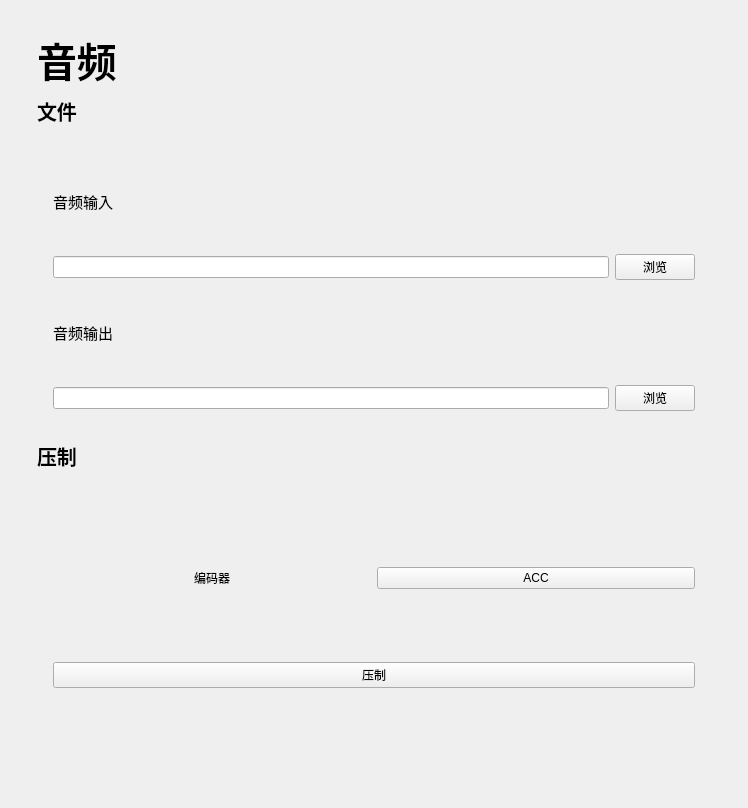
<?xml version="1.0" encoding="UTF-8"?>
<ui version="4.0">
 <class>Form</class>
 <widget class="QWidget" name="Form">
  <property name="geometry">
   <rect>
    <x>0</x>
    <y>0</y>
    <width>748</width>
    <height>808</height>
   </rect>
  </property>
  <property name="windowTitle">
   <string>Form</string>
  </property>
  <layout class="QGridLayout" name="gridLayout_6">
   <item row="0" column="0">
    <layout class="QGridLayout" name="gridLayout_3">
     <property name="leftMargin">
      <number>26</number>
     </property>
     <property name="topMargin">
      <number>26</number>
     </property>
     <property name="rightMargin">
      <number>26</number>
     </property>
     <property name="bottomMargin">
      <number>26</number>
     </property>
     <property name="spacing">
      <number>16</number>
     </property>
     <item row="0" column="0">
      <widget class="LargeTitleLabel" name="VideoTitile">
       <property name="maximumSize">
        <size>
         <width>16777215</width>
         <height>45</height>
        </size>
       </property>
       <property name="font">
        <font>
         <family>微软雅黑</family>
         <pointsize>30</pointsize>
         <weight>75</weight>
         <bold>true</bold>
         <kerning>true</kerning>
        </font>
       </property>
       <property name="text">
        <string>音频</string>
       </property>
      </widget>
     </item>
     <item row="1" column="0">
      <layout class="QVBoxLayout" name="verticalLayout">
       <item>
        <widget class="SubtitleLabel" name="FileTitle">
         <property name="maximumSize">
          <size>
           <width>16777215</width>
           <height>25</height>
          </size>
         </property>
         <property name="font">
          <font>
           <family>微软雅黑</family>
           <pointsize>15</pointsize>
           <weight>75</weight>
           <bold>true</bold>
          </font>
         </property>
         <property name="text">
          <string>文件</string>
         </property>
        </widget>
       </item>
       <item>
        <widget class="SimpleCardWidget" name="FileBox">
         <layout class="QGridLayout" name="gridLayout_4">
          <property name="leftMargin">
           <number>16</number>
          </property>
          <property name="topMargin">
           <number>16</number>
          </property>
          <property name="rightMargin">
           <number>16</number>
          </property>
          <property name="bottomMargin">
           <number>16</number>
          </property>
          <item row="1" column="0">
           <layout class="QGridLayout" name="gridLayout_2">
            <item row="0" column="0">
             <widget class="BodyLabel" name="OutputLabel">
              <property name="font">
               <font>
                <family>微软雅黑</family>
                <pointsize>11</pointsize>
                <weight>50</weight>
                <bold>false</bold>
               </font>
              </property>
              <property name="text">
               <string>音频输出</string>
              </property>
             </widget>
            </item>
            <item row="1" column="0">
             <widget class="LineEdit" name="OutputLine">
              <property name="enabled">
               <bool>true</bool>
              </property>
             </widget>
            </item>
            <item row="1" column="1">
             <widget class="PushButton" name="Outputbutton">
              <property name="text">
               <string>浏览</string>
              </property>
             </widget>
            </item>
           </layout>
          </item>
          <item row="0" column="0">
           <layout class="QGridLayout" name="gridLayout">
            <item row="0" column="0">
             <widget class="BodyLabel" name="inputLabel">
              <property name="font">
               <font>
                <family>微软雅黑</family>
                <pointsize>11</pointsize>
                <weight>50</weight>
                <bold>false</bold>
               </font>
              </property>
              <property name="text">
               <string>音频输入</string>
              </property>
             </widget>
            </item>
            <item row="1" column="0">
             <widget class="LineEdit" name="InputLine">
              <property name="enabled">
               <bool>true</bool>
              </property>
             </widget>
            </item>
            <item row="1" column="1">
             <widget class="PushButton" name="InputButton">
              <property name="text">
               <string>浏览</string>
              </property>
             </widget>
            </item>
           </layout>
          </item>
         </layout>
        </widget>
       </item>
      </layout>
     </item>
     <item row="2" column="0">
      <layout class="QVBoxLayout" name="verticalLayout_2">
       <item>
        <widget class="SubtitleLabel" name="FileTitle_2">
         <property name="maximumSize">
          <size>
           <width>16777215</width>
           <height>25</height>
          </size>
         </property>
         <property name="font">
          <font>
           <family>微软雅黑</family>
           <pointsize>15</pointsize>
           <weight>75</weight>
           <bold>true</bold>
          </font>
         </property>
         <property name="text">
          <string>压制</string>
         </property>
        </widget>
       </item>
       <item>
        <widget class="SimpleCardWidget" name="FileBox_2">
         <layout class="QGridLayout" name="gridLayout_5">
          <property name="leftMargin">
           <number>16</number>
          </property>
          <property name="topMargin">
           <number>16</number>
          </property>
          <property name="rightMargin">
           <number>16</number>
          </property>
          <property name="bottomMargin">
           <number>16</number>
          </property>
          <item row="0" column="1">
           <widget class="ComboBox" name="ComboBox">
            <property name="text">
             <string>ACC</string>
            </property>
           </widget>
          </item>
          <item row="0" column="0">
           <widget class="BodyLabel" name="BodyLabel">
            <property name="text">
             <string>编码器</string>
            </property>
            <property name="alignment">
             <set>Qt::AlignCenter</set>
            </property>
           </widget>
          </item>
          <item row="1" column="0" colspan="2">
           <widget class="PrimaryPushButton" name="PrimaryPushButton">
            <property name="text">
             <string>压制</string>
            </property>
           </widget>
          </item>
         </layout>
        </widget>
       </item>
      </layout>
     </item>
    </layout>
   </item>
  </layout>
 </widget>
 <customwidgets>
  <customwidget>
   <class>ComboBox</class>
   <extends>QPushButton</extends>
   <header>qfluentwidgets</header>
  </customwidget>
  <customwidget>
   <class>PushButton</class>
   <extends>QPushButton</extends>
   <header>qfluentwidgets</header>
  </customwidget>
  <customwidget>
   <class>PrimaryPushButton</class>
   <extends>PushButton</extends>
   <header>qfluentwidgets</header>
  </customwidget>
  <customwidget>
   <class>CardWidget</class>
   <extends>QFrame</extends>
   <header>qfluentwidgets</header>
   <container>1</container>
  </customwidget>
  <customwidget>
   <class>SimpleCardWidget</class>
   <extends>CardWidget</extends>
   <header>qfluentwidgets</header>
   <container>1</container>
  </customwidget>
  <customwidget>
   <class>BodyLabel</class>
   <extends>QLabel</extends>
   <header>qfluentwidgets</header>
  </customwidget>
  <customwidget>
   <class>SubtitleLabel</class>
   <extends>QLabel</extends>
   <header>qfluentwidgets</header>
  </customwidget>
  <customwidget>
   <class>LargeTitleLabel</class>
   <extends>QLabel</extends>
   <header>qfluentwidgets</header>
  </customwidget>
  <customwidget>
   <class>LineEdit</class>
   <extends>QLineEdit</extends>
   <header>qfluentwidgets</header>
  </customwidget>
 </customwidgets>
 <resources/>
 <connections/>
</ui>
